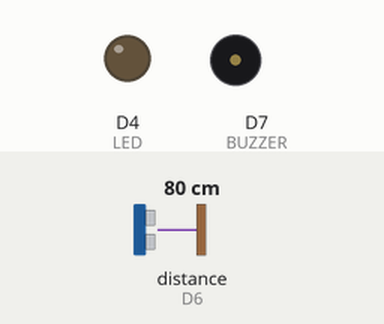
Bench run of a sketch on a simulated ESP8266 (NodeMCU). On the bench: output pins drawn as LEDs (lit = HIGH), buzzer (waves = sounding, pin HIGH). Wiring (inferred from the names in the program): ultrasonic range finder: trigger D5; echo D6. Inputs (shaded band) come from the test bench; at power-on: distance to the obstacle (sensor on D6) 80 cm. The echo pulse lasts 58.3 µs per cm; WiFi joins after 1.5 s; servers stay silent unless stated; pins used as bus, display or sensor lines are not drawn; what the sketch prints to the serial monitor is not drawn.

Above: at 2.7 s.
2.8 s: distance to the obstacle (sensor on D6) set to 21 cm
4.7 s: distance to the obstacle (sensor on D6) set to 17 cm
At 6.6 s:
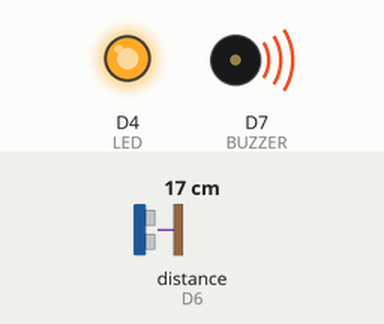
7.0 s: distance to the obstacle (sensor on D6) set to 35 cm
At 9.5 s:
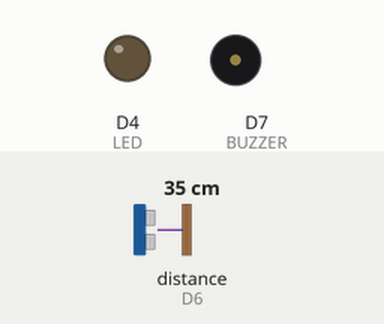
10.7 s: distance to the obstacle (sensor on D6) set to 2 cm
At 12.4 s:
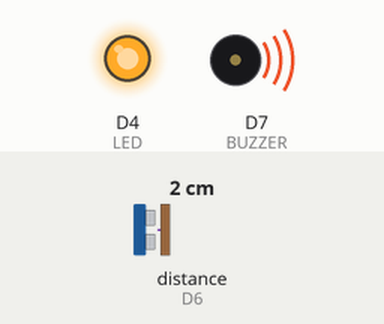
Timing chart, 0 to 13.7 s (numbered marks = the images above; inputs shaded):
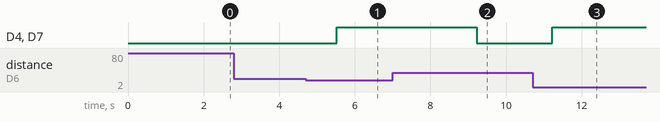

Measured:
- the behaviour switches between 20 and 19 cm on distance to the obstacle (sensor on D6) (found by bisection; images 0 and 1)
- after the input at 2.8 s, every drawn part: stays the same
- after the input at 4.7 s, D4 (LED), D7 (BUZZER): LOW → HIGH after 0.82 s
- after the input at 7.0 s, D4 (LED), D7 (BUZZER): HIGH → LOW after 2.2 s
- after the input at 10.7 s, D4 (LED), D7 (BUZZER): LOW → HIGH after 0.52 s

The sketch:

Homesecurity.ino
```cpp
#include <ESP8266WiFi.h>
#include <WiFiClientSecure.h>

// ==== WiFi Credentials ====
const char* ssid = ""; // Enter your own Hotspot name
const char* password = ""; //  Enter your own Hotspot Password

// ==== Telegram Credentials ====
String BOT_TOKEN = "";  // Example: "123456789:ABCdefGhIJKlmNoPQRstuVWxyZ" //Enter your telegram Bot Token
String CHAT_ID = "";      // Example: "123456789" // Enter your telegram Chat Id

// ==== Sensor Pins ====
#define TRIG D5
#define ECHO D6
#define BUZZER D7
#define LED D4      // added LED pin

WiFiClientSecure client;

void setup() {
  Serial.begin(115200);
  pinMode(TRIG, OUTPUT);
  pinMode(ECHO, INPUT);
  pinMode(BUZZER, OUTPUT);
  pinMode(LED, OUTPUT);      // LED setup

  digitalWrite(BUZZER, LOW);
  digitalWrite(LED, LOW);

  Serial.println();
  Serial.println("Connecting to WiFi...");
  WiFi.begin(ssid, password);
  while (WiFi.status() != WL_CONNECTED) {
    delay(500);
    Serial.print(".");
  }
  Serial.println("\nConnected to WiFi!");
  Serial.print("IP Address: ");
  Serial.println(WiFi.localIP());

  client.setInsecure(); // Ignore SSL certificate
}

void loop() {
  long duration, distance;
  digitalWrite(TRIG, LOW);
  delayMicroseconds(2);
  digitalWrite(TRIG, HIGH);
  delayMicroseconds(10);
  digitalWrite(TRIG, LOW);

  duration = pulseIn(ECHO, HIGH);
  distance = (duration / 2) / 29.1;  // Convert time to distance (cm)

  Serial.print("Distance: ");
  Serial.print(distance);
  Serial.println(" cm");

  if (distance < 20) {  // Motion Detected
    digitalWrite(BUZZER, HIGH);
    digitalWrite(LED, HIGH);     // turn LED ON with buzzer
    sendTelegramMessage("⚠️ Motion Detected! Someone is near the sensor!");
    delay(2000);  // Alert delay
  } else {
    digitalWrite(BUZZER, LOW);
    digitalWrite(LED, LOW);      // turn LED OFF when buzzer off
  }

  delay(1000);
}

void sendTelegramMessage(String message) {
  if (!client.connect("api.telegram.org", 443)) {
    Serial.println("Connection to Telegram failed!");
    return;
  }

  String url = "/bot" + BOT_TOKEN + "/sendMessage?chat_id=" + CHAT_ID + "&text=" + message;
  client.print(String("GET ") + url + " HTTP/1.1\r\n" +
               "Host: api.telegram.org\r\n" +
               "Connection: close\r\n\r\n");

  delay(500);
  Serial.println("Telegram message sent!");
}
```
